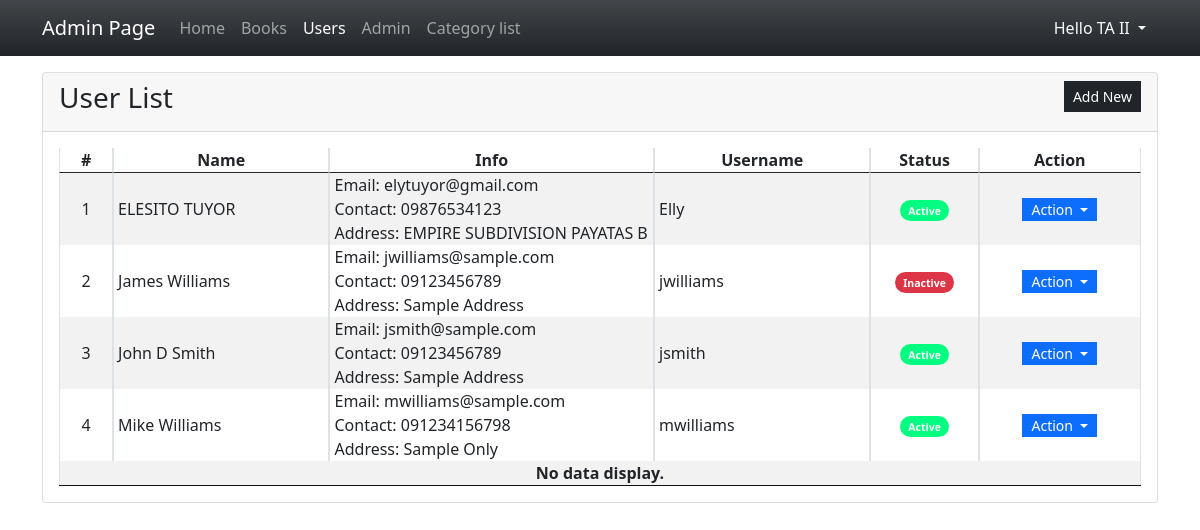
/admin/?page=users (signed in), run on the app's committed database.
### tables this page shows
CREATE TABLE `user_list` (
            `user_id` INTEGER NOT NULL PRIMARY KEY AUTOINCREMENT,
            `fullname` INTEGER NOT NULL,
            `username` TEXT NOT NULL,
            `password` TEXT NOT NULL,
            `email` TEXT NOT NULL,
            `contact` TEXT NOT NULL,
            `address` TEXT NOT NULL,
            `department` TEXT NOT NULL,
            `type` TEXT NOT NULL,
            `level_section` TEXT NULL,
            `status` INTEGER NOT NULL Default 1,
            `date_created` TIMESTAMP DEFAULT CURRENT_TIMESTAMP
        );

### admin/users.php (the view, shortened to what this page needs)
<div class="card">
    <div class="card-header d-flex justify-content-between">
        <h3 class="card-title">User List</h3>
        <div class="card-tools align-middle">
            <button class="btn btn-dark btn-sm py-1 rounded-0" type="button" id="create_new">Add New</button>
        </div>
    </div>
    <div class="card-body">
        <table class="table table-hover table-striped table-bordered">
            <colgroup>
                <col width="5%">
                <col width="20%">
                <col width="30%">
                <col width="20%">
                <col width="10%">
                <col width="15%">
            </colgroup>
            <thead>
                <tr>
                    <th class="text-center p-0">#</th>
                    <th class="text-center p-0">Name</th>
                    <th class="text-center p-0">Info</th>
                    <th class="text-center p-0">Username</th>
                    <th class="text-center p-0">Status</th>
                    <th class="text-center p-0">Action</th>
                </tr>
            </thead>
            <tbody>
                <?php
                $sql = "SELECT * FROM `user_list` order by `fullname` asc";
                $qry = $conn->query($sql);
                $i = 1;
                    while($row = $qry->fetchArray()):
                ?>
                <tr>
                    <td class="text-center p-0"><?php echo $i++; ?></td>
                    <td class="py-0 px-1"><?php echo $row['fullname'] ?></td>
                    <td class="py-0 px-1">
                        <div class="fs-6">Email: <?php echo $row['email'] ?></div>
                        <div class="fs-6">Contact: <?php echo $row['contact'] ?></div>
                        <div class="fs-6 truncate-1" title="<?php echo $row['address'] ?>">Address: <?php echo $row['address'] ?></div>
                    </td>
                    <td class="py-0 px-1"><?php echo $row['username'] ?></td>
                    <td class="py-0 px-1 text-center">
                    <?php if($row['status'] == 1): ?>
                        <span class="badge bg-success rounded-pill"><small>Active</small></span>
                    <?php else: ?>
                        <span class="badge bg-danger rounded-pill"><small>Inactive</small></span>
                    <?php endif; ?>
                    </td>
                    <th class="text-center py-0 px-1">
                        <div class="btn-group" role="group">
                            <button id="btnGroupDrop1" type="button" class="btn btn-primary dropdown-toggle btn-sm rounded-0 py-0" data-bs-toggle="dropdown" aria-expanded="false">
                            Action
                            </button>
                        </div>
                    </th>
                </tr>
                <?php endwhile; ?>
                <?php if(!$qry->fetchArray()): ?>
                    <tr>
                        <th class="text-center p-0" colspan="6">No data display.</th>
                    </tr>
                <?php endif; ?>
            </tbody>
        </table>
    </div>
</div>

### admin/index.php (style rules this page uses)
:root { --bs-bg-success:#00ff80 !important; --bs-success-rgb: 0,255,128 !important; }
html,body { height:100%; width:100%; }
.truncate-1 { overflow: hidden; text-overflow: ellipsis; display: -webkit-box; -webkit-line-clamp: 1; -webkit-box-orient: vertical; }

### data on the page
user_list: fullname "ELESITO TUYOR", email "elytuyor@gmail.com", contact "09876534123", address "EMPIRE SUBDIVISION PAYATAS B", username "Elly", status "Active"
user_list: fullname "James Williams", email "jwilliams@sample.com", contact "09123456789", address "Sample Address", username "jwilliams", status "Inactive"
user_list: fullname "John D Smith", email "jsmith@sample.com", contact "09123456789", address "Sample Address", username "jsmith", status "Active"
user_list: fullname "Mike Williams", email "mwilliams@sample.com", contact "091234156798", address "Sample Only", username "mwilliams", status "Active"

### other printed values
$_SESSION['fullname'] "TA II"
